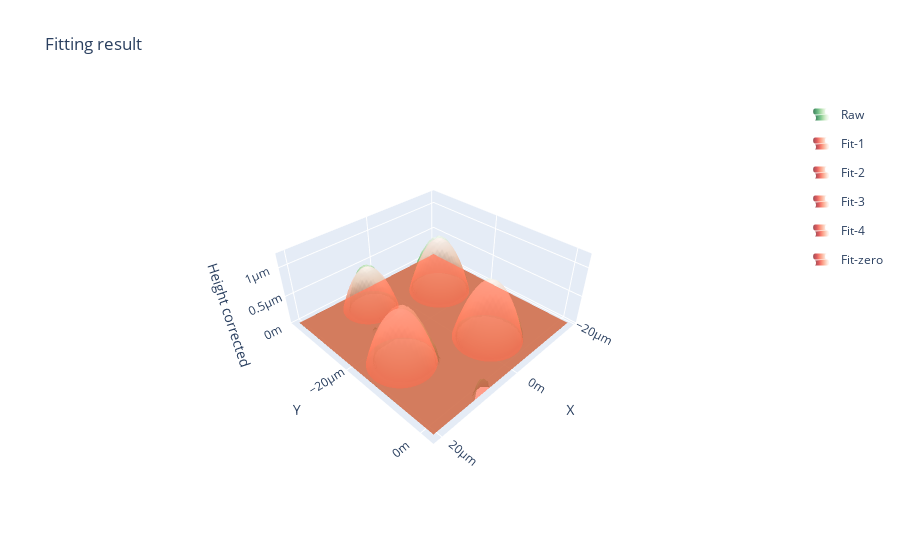

Source (notebook cell):
### Markdown cell above
## Get liquid drop properties

### Code cell
plt.close('all')
#drop analysis of AFM data
drop_df, img_anal, fig_list = wetting.get_drop_prop(afm_data, anal_data_h, output_paths[0])
drop_df['AFM file'] = img_file_paths[0]
for fig in fig_list:
    display(fig)
display(drop_df)
plt.close('all')

### Figure 1 — Plotly figure (JSON) as saved in the notebook; plotly's stock layout.template omitted (floating-point values rounded to 4 significant figures; data arrays with more than 128 entries replaced by an {"elided": "..."} marker saying what was removed)
{"data": [{"colorscale": [[0, "rgb(247,252,245)"], [0.125, "rgb(229,245,224)"], [0.25, "rgb(199,233,192)"], [0.375, "rgb(161,217,155)"], [0.5, "rgb(116,196,118)"], [0.625, "rgb(65,171,93)"], [0.75, "rgb(35,139,69)"], [0.875, "rgb(0,109,44)"], [1, "rgb(0,68,27)"]], "legendgroup": "Raw", "name": "Raw", "opacity": 0.7, "reversescale": true, "showlegend": true, "showscale": false, "type": "surface", "x": [-1.937e-05, -1.906e-05, -1.874e-05, -1.843e-05, -1.811e-05, -1.78e-05, -1.748e-05, -1.717e-05, -1.685e-05, -1.654e-05, -1.622e-05, -1.591e-05, -1.559e-05, -1.528e-05, -1.496e-05, -1.465e-05, -1.433e-05, -1.402e-05, -1.37e-05, -1.339e-05, -1.307e-05, -1.276e-05, -1.244e-05, -1.213e-05, -1.182e-05, -1.15e-05, -1.119e-05, -1.087e-05, -1.056e-05, -1.024e-05, -9.925e-06, -9.61e-06, -9.295e-06, -8.98e-06, -8.665e-06, -8.35e-06, -8.036e-06, -7.721e-06, -7.406e-06, -7.091e-06, -6.776e-06, -6.461e-06, -6.146e-06, -5.831e-06, -5.516e-06, -5.201e-06, -4.886e-06, -4.571e-06, -4.256e-06, -3.941e-06, -3.626e-06, -3.311e-06, -2.996e-06, -2.681e-06, -2.366e-06, -2.051e-06, -1.736e-06, -1.421e-06, -1.106e-06, -7.914e-07, -4.765e-07, -1.615e-07, 1.535e-07, 4.684e-07, 7.834e-07, 1.098e-06, 1.413e-06, 1.728e-06, 2.043e-06, 2.358e-06, 2.673e-06, 2.988e-06, 3.303e-06, 3.618e-06, 3.933e-06, 4.248e-06, 4.563e-06, 4.878e-06, 5.193e-06, 5.508e-06, 5.823e-06, 6.138e-06, 6.453e-06, 6.768e-06, 7.083e-06, 7.398e-06, 7.713e-06, 8.027e-06, 8.342e-06, 8.657e-06, 8.972e-06, 9.287e-06, 9.602e-06, 9.917e-06, 1.023e-05, 1.055e-05, 1.086e-05, 1.118e-05, 1.149e-05, 1.181e-05, 1.212e-05, 1.244e-05, 1.275e-05, 1.307e-05, 1.338e-05, 1.37e-05, 1.401e-05, 1.433e-05, 1.464e-05, 1.496e-05, 1.527e-05, 1.559e-05, 1.59e-05, 1.622e-05, 1.653e-05, 1.685e-05, 1.716e-05, 1.748e-05, 1.779e-05, 1.811e-05, 1.842e-05, 1.874e-05, 1.905e-05, 1.937e-05, 1.968e-05, 2e-05, 2.031e-05, 2.063e-05], "y": [-3.831e-05, -3.799e-05, -3.768e-05, -3.736e-05, -3.705e-05, -3.673e-05, -3.642e-05, -3.61e-05, -3.579e-05, -3.547e-05, -3.516e-05, -3.484e-05, -3.453e-05, -3.421e-05, -3.39e-05, -3.358e-05, -3.327e-05, -3.295e-05, -3.264e-05, -3.232e-05, -3.201e-05, -3.169e-05, -3.138e-05, -3.106e-05, -3.075e-05, -3.043e-05, -3.012e-05, -2.98e-05, -2.949e-05, -2.917e-05, -2.886e-05, -2.854e-05, -2.823e-05, -2.791e-05, -2.76e-05, -2.728e-05, -2.697e-05, -2.665e-05, -2.634e-05, -2.602e-05, -2.571e-05, -2.539e-05, -2.508e-05, -2.476e-05, -2.445e-05, -2.413e-05, -2.382e-05, -2.35e-05, -2.319e-05, -2.288e-05, -2.256e-05, -2.225e-05, -2.193e-05, -2.162e-05, -2.13e-05, -2.099e-05, -2.067e-05, -2.036e-05, -2.004e-05, -1.973e-05, -1.941e-05, -1.91e-05, -1.878e-05, -1.847e-05, -1.815e-05, -1.784e-05, -1.752e-05, -1.721e-05, -1.689e-05, -1.658e-05, -1.626e-05, -1.595e-05, -1.563e-05, -1.532e-05, -1.5e-05, -1.469e-05, -1.437e-05, -1.406e-05, -1.374e-05, -1.343e-05, -1.311e-05, -1.28e-05, -1.248e-05, -1.217e-05, -1.185e-05, -1.154e-05, -1.122e-05, -1.091e-05, -1.059e-05, -1.028e-05, -9.962e-06, -9.647e-06, -9.332e-06, -9.017e-06, -8.702e-06, -8.387e-06, -8.072e-06, -7.757e-06, -7.442e-06, -7.127e-06, -6.812e-06, -6.497e-06, -6.182e-06, -5.867e-06, -5.552e-06, -5.237e-06, -4.922e-06, -4.607e-06, -4.292e-06, -3.977e-06, -3.662e-06, -3.347e-06, -3.033e-06, -2.718e-06, -2.403e-06, -2.088e-06, -1.773e-06, -1.458e-06, -1.143e-06, -8.278e-07, -5.128e-07, -1.979e-07, 1.171e-07, 4.32e-07, 7.47e-07, 1.062e-06, 1.377e-06, 1.692e-06], "z": {"elided": "128x128 float values"}}, {"colorscale": [[0, "rgb(255,245,240)"], [0.125, "rgb(254,224,210)"], [0.25, "rgb(252,187,161)"], [0.375, "rgb(252,146,114)"], [0.5, "rgb(251,106,74)"], [0.625, "rgb(239,59,44)"], [0.75, "rgb(203,24,29)"], [0.875, "rgb(165,15,21)"], [1, "rgb(103,0,13)"]], "name": "Fit-1", "opacity": 0.7, "reversescale": true, "showlegend": true, "showscale": false, "type": "surface", "x": {"elided": "20x20 float values"}, "y": {"elided": "20x20 float values"}, "z": {"elided": "20x20 float values"}}, {"colorscale": [[0, "rgb(255,245,240)"], [0.125, "rgb(254,224,210)"], [0.25, "rgb(252,187,161)"], [0.375, "rgb(252,146,114)"], [0.5, "rgb(251,106,74)"], [0.625, "rgb(239,59,44)"], [0.75, "rgb(203,24,29)"], [0.875, "rgb(165,15,21)"], [1, "rgb(103,0,13)"]], "name": "Fit-2", "opacity": 0.7, "reversescale": true, "showlegend": true, "showscale": false, "type": "surface", "x": {"elided": "20x20 float values"}, "y": {"elided": "20x20 float values"}, "z": {"elided": "20x20 float values"}}, {"colorscale": [[0, "rgb(255,245,240)"], [0.125, "rgb(254,224,210)"], [0.25, "rgb(252,187,161)"], [0.375, "rgb(252,146,114)"], [0.5, "rgb(251,106,74)"], [0.625, "rgb(239,59,44)"], [0.75, "rgb(203,24,29)"], [0.875, "rgb(165,15,21)"], [1, "rgb(103,0,13)"]], "name": "Fit-3", "opacity": 0.7, "reversescale": true, "showlegend": true, "showscale": false, "type": "surface", "x": {"elided": "20x20 float values"}, "y": {"elided": "20x20 float values"}, "z": {"elided": "20x20 float values"}}, {"colorscale": [[0, "rgb(255,245,240)"], [0.125, "rgb(254,224,210)"], [0.25, "rgb(252,187,161)"], [0.375, "rgb(252,146,114)"], [0.5, "rgb(251,106,74)"], [0.625, "rgb(239,59,44)"], [0.75, "rgb(203,24,29)"], [0.875, "rgb(165,15,21)"], [1, "rgb(103,0,13)"]], "name": "Fit-4", "opacity": 0.7, "reversescale": true, "showlegend": true, "showscale": false, "type": "surface", "x": {"elided": "20x20 float values"}, "y": {"elided": "20x20 float values"}, "z": {"elided": "20x20 float values"}}, {"colorscale": [[0, "rgb(255,245,240)"], [0.125, "rgb(254,224,210)"], [0.25, "rgb(252,187,161)"], [0.375, "rgb(252,146,114)"], [0.5, "rgb(251,106,74)"], [0.625, "rgb(239,59,44)"], [0.75, "rgb(203,24,29)"], [0.875, "rgb(165,15,21)"], [1, "rgb(103,0,13)"]], "name": "Fit-zero", "opacity": 0.7, "reversescale": true, "showlegend": true, "showscale": false, "type": "surface", "x": {"elided": "20x20 float values"}, "y": {"elided": "20x20 float values"}, "z": {"elided": "20x20 int values"}}], "layout": {"autosize": true, "scene": {"aspectratio": {"x": 1, "y": 1, "z": 0.4}, "xaxis": {"ticksuffix": "m", "title": {"text": "X"}}, "yaxis": {"ticksuffix": "m", "title": {"text": "Y"}}, "zaxis": {"range": [-1.105e-09, 1.233e-06], "ticksuffix": "m", "title": {"text": "Height corrected"}}}, "title": {"text": "Fitting result"}}}
